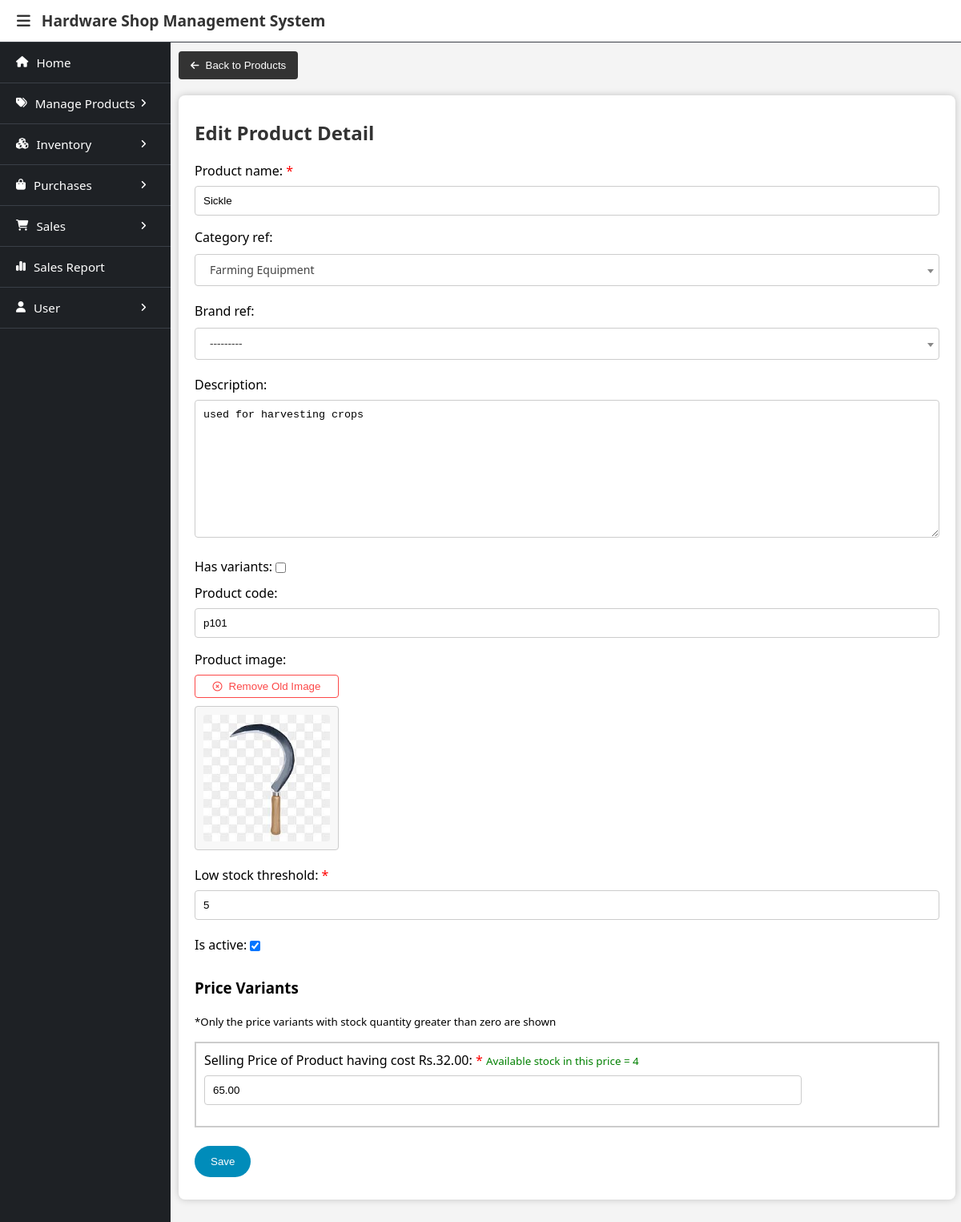
Page /products/edit/1/ (signed in) on the committed database.
### database/models.py (models this page shows, shortened)
class Product(models.Model):
    product_id = models.BigAutoField(primary_key=True)
    product_name = models.CharField(max_length=100)
    category_ref = models.ForeignKey(Category, on_delete=models.SET_NULL, null=True, blank=True)
    brand_ref = models.ForeignKey(Brand, on_delete=models.SET_NULL, null=True, blank=True)
    description = models.TextField(max_length=300, null=True, blank=True)
    has_variants = models.BooleanField(default=False)
    class Meta:
        db_table = 'product'

class ProductDetail(models.Model):
    product_detail_id = models.BigAutoField(primary_key=True)
    product_ref = models.ForeignKey(Product, on_delete=models.CASCADE)
    variant_ref = models.ForeignKey(ProductVariant, on_delete=models.CASCADE, null=True, blank=True, default=None)
    product_code = models.CharField(max_length=30, unique=True, null=True, blank=True)
    product_image = models.ImageField(upload_to="product_images", null=True, blank=True, default=None)
    low_stock_threshold = models.IntegerField(default=5)
    is_active = models.BooleanField(default=True)
    class Meta:
        db_table = 'product_detail'
        ordering = ['product_ref']

### products/views.py (the view, shortened to what this page needs)
# urls.py: path('edit/<int:id>/', EditProduct.as_view(), name = 'edit_product'),
class EditProduct(GroupRequiredMixin, View):
    attribute_formset = modelformset_factory(ProductAttribute, form=ProductAttributeForm, extra=0, can_delete=True)
    price_formset = modelformset_factory(ProductPrice, form=SellingPriceForm2, extra=0)
    def get(self, request, id):
        product = Product.objects.get(product_id=id)
        product_detail = ProductDetail.objects.filter(product_ref=id, variant_ref=None).first()
        context = {
            'product_form': ProductForm(instance=product),
            'detail_form': ProductDetailForm2(instance=product_detail),
            'attribute_form': ProductAttributeForm,
        }
        if product.has_variants:
            product_attributes = ProductAttribute.objects.filter(product_ref=product)
            if product_attributes:
                context.update({
                    'attribute_formset': self.attribute_formset(queryset=product_attributes),
                    'selling_price_form': SellingPriceForm
                })
        else:
            product_prices = ProductPrice.objects.filter(product_detail_ref=product_detail)
            if product_prices.count() ==  1:
                context['selling_price_form'] = SellingPriceForm(instance=product_prices.first())
            else:
                nonzerostockproductsprices = StockDetail.objects.filter(product_with_price_ref__in=product_prices, quantity__gt=0).values_list("product_with_price_ref")
                if nonzerostockproductsprices:
                    context['price_formset'] = self.price_formset(queryset=product_prices.filter(product_price_id__in = nonzerostockproductsprices))
        status = request.GET.get("status", None)
        if status is not None:
            if status=="success":
                context["message"] = "Product Detail saved !"
            elif status == 'error':
                context["error"] = "Something gone error!"
        return render(request, 'edit_product.html', context)

### database/forms.py
class ProductForm(RequiredModelForm):
    class Meta:
        model = Product
        fields = '__all__'

class ProductDetailForm2(RequiredModelForm):
    class Meta:
        model = ProductDetail
        fields = ['product_code', 'product_image', 'low_stock_threshold', 'is_active']

### database/models.py (called while the page is built)
    def __str__(self):
        return self.category_name

    def __str__(self):
        return self.brand_name

    def __str__(self):
        return self.attribute_name

### user/context_processors.py (called while the page is built)
def get_users(request):
    users = User.objects.all()
    return {
        'users': users
    }

### user/templatetags/user_custom_tags.py (called while the page is built)
@register.filter(name='has_group')
def has_group(user, group_name):
    return user.groups.filter(name=group_name).exists()

### user/views.py (called while the page is built)
    def dispatch(self, request, *args, **kwargs):
        user = request.user
        if not user.is_authenticated:
            return redirect('login_page')
        if not any([user.groups.filter(name=group).exists() for group in self.groups_required]):
            print(user.groups)
            return self.handle_no_permission()
        return super().dispatch(request,*args, **kwargs)

### products/templates/edit_product.html (shortened to what this page needs)
{% extends 'base.html' %}
{% load user_custom_tags %}
{% block menubar %}
    {% if request.user|has_group:"Owner" %}
        {% include 'owner_menu.html' %}
    {% elif request.user|has_group:"Salesman" %}
        {% include 'salesman_menu.html' %}
    {% endif %}
{% endblock %}
{% block content %}
<a href="/products/"><button><i class="fa-solid fa-arrow-left"></i>Back to Products</button></a>
<div class="container">
    <h2>Edit Product Detail</h2>
    <form action="" method="POST" enctype="multipart/form-data">
        {% for field in product_form %}
            <div class="form-group">
            {{ field.label_tag }}
            {{ field }}
            </div>
        {% endfor %}
        <div id="productdetail" style="display:none;">
            {% for field in detail_form %}
                <div class="form-group">
                {{ field.label_tag }}
                {% if field.field.widget.input_type != 'file' %}
                    {{ field }}
                {% else %}
                    {% if field.value %}
                        <div class="image-clear-container">
                            <button class="remove clear_checkbox_button" type="button"><i class="fa-regular fa-circle-xmark"></i>Remove Old Image</button>
                        </div>
                    {% endif %}
                    <div class="image-upload-container">
                        {% if field.value %}
                            <img id="image-preview" src="{{field.value.url}}" alt="Image Preview">
                        {% else %}
                            <img id="image-preview" src="" alt="Image Preview">
                        {% endif %}
                    </div>
                {% endif %}
                </div>
            {% endfor %}
            {% if price_formset %}
                <h3>Price Variants</h3>
                <small>*Only the price variants with stock quantity greater than zero are shown</small>
                {% for form in price_formset %}
                    <div class="price_set">
                        {% for field in form %}
                            {% if field.field.widget.input_type != 'hidden' %}
                                <div class="form-group">
                                {{ field.label_tag }}
                                {% if field.help_text %}
                                    <small class="help-text">{{ field.help_text }}</small>
                                {% endif %}
                                {{ field }}
                                </div>
                            {% else %}
                                {{field }}
                            {% endif %}
                        {% endfor %}
                    </div>
                {% endfor %}
            {% elif selling_price_form is None %}
            <h3>Price Variants</h3>
            <p>There is no stocks in this product, so its price variants are not shown</p>
            {% endif %}
        </div>
        <button id="save_button" type="submit">Save</button>
    </form>
</div>
{% endblock %}

### static/css/header_sidebar_layout.css (style rules this page uses)
body { margin: 0; font-family: system-ui, -apple-system, BlinkMacSystemFont, 'Segoe UI', Roboto, Oxygen, Ubuntu, Cantarell, 'Open Sans', 'Helvetica Neue', sans-serif; background-color: #f4f4f4; }

### templates/base.html (style rules this page uses)
h1, h2 { color: #333; }
i { margin-right: 8px; font-size: 0.9em; }
.container { background: #fff; padding: 10px 20px 20px; margin: 20px 0; border-radius: 8px; box-shadow: 0 0 10px rgba(0, 0, 0, 0.2); }
button { background-color: #333; color: white; padding: 10px 15px; border: none; border-radius: 4px; cursor: pointer; }
form input[type="text"], form input[type="password"], form input[type="number"], form input[type="email"], form textarea, form select, form input[type="file"], form input[type="month"] { width: 100%; padding: 10px; margin: 8px 0 16px 0; display: inline-block; border: 1px solid #ccc; border-radius: 4px; box-sizing: border-box; }
form input[type="checkbox"] { position: relative; top: 2px; margin: 8px 0 16px 0 }
form button[type="submit"] { background-color: #008CBA; color: white; padding: 12px 20px; margin: 8px 0; border: none; border-radius: 20px; cursor: pointer; }
.image-upload-container { position: relative; width: 180px; height: 180px; border: 1px solid #ccc; border-radius: 4px; overflow: hidden; display: flex; align-items: center; justify-content: center; box-sizing: border-box; background-color: #f8f8f8; margin: 10px 0 20px 0; padding: 10px; }
.image-upload-container img { max-width: 100%; max-height: 100%; display: none; border-radius: 4px; }
.image-clear-container { margin-top: 8px; }
.image-clear-container button { background-color: white; width: 180px; padding: 6px 10px; }
.image-clear-container button.remove { border: 1px solid rgb(252, 72, 72); color:rgb(252, 72, 72) }
.price_set { border: 2px solid #ccc; margin: 15px 0px; padding:10px; display:flex; flex-wrap: wrap; justify-content:space-between; }
.help-text { color:green }
label.required::after { content: ' *'; color: red; }

### rows in the picture
Product: product_form "Sickle" "used for harvesting crops"
ProductDetail: detail_form "p101" "5" "☑"

### other values in the picture
{{ field.label_tag }} "Product name:" "Category ref:" "Brand ref:" "Description:" "Has variants:"
{{ field.label_tag }} "Product code:" "Product image:" "Low stock threshold:" "Is active:"
{{ field.label_tag }} "Selling Price of Product having cost Rs.32.00:"
{{ field.help_text }} "Available stock in this price = 4"
